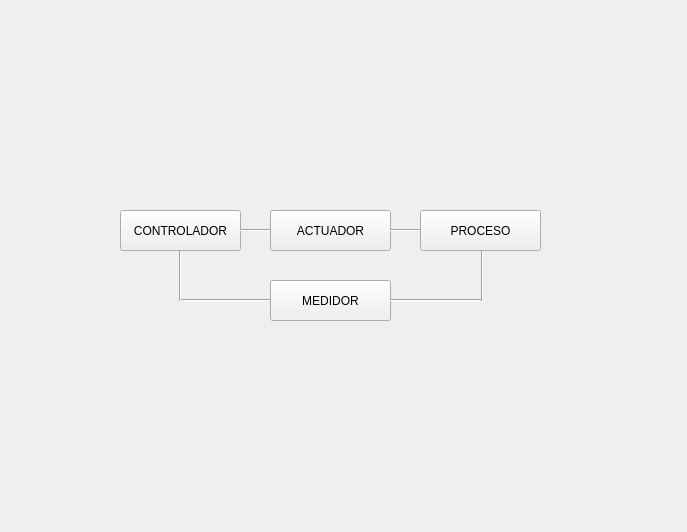
<?xml version="1.0" encoding="UTF-8"?>
<ui version="4.0">
 <class>Form</class>
 <widget class="QWidget" name="Form">
  <property name="geometry">
   <rect>
    <x>0</x>
    <y>0</y>
    <width>687</width>
    <height>532</height>
   </rect>
  </property>
  <property name="windowTitle">
   <string>Form</string>
  </property>
  <widget class="QPushButton" name="pushButton">
   <property name="geometry">
    <rect>
     <x>120</x>
     <y>210</y>
     <width>121</width>
     <height>41</height>
    </rect>
   </property>
   <property name="text">
    <string>CONTROLADOR</string>
   </property>
   <property name="checkable">
    <bool>true</bool>
   </property>
  </widget>
  <widget class="QPushButton" name="pushButton_2">
   <property name="geometry">
    <rect>
     <x>270</x>
     <y>210</y>
     <width>121</width>
     <height>41</height>
    </rect>
   </property>
   <property name="text">
    <string>ACTUADOR</string>
   </property>
   <property name="checkable">
    <bool>true</bool>
   </property>
  </widget>
  <widget class="QPushButton" name="pushButton_3">
   <property name="geometry">
    <rect>
     <x>420</x>
     <y>210</y>
     <width>121</width>
     <height>41</height>
    </rect>
   </property>
   <property name="text">
    <string>PROCESO</string>
   </property>
   <property name="checkable">
    <bool>true</bool>
   </property>
  </widget>
  <widget class="QPushButton" name="pushButton_4">
   <property name="geometry">
    <rect>
     <x>270</x>
     <y>280</y>
     <width>121</width>
     <height>41</height>
    </rect>
   </property>
   <property name="text">
    <string>MEDIDOR</string>
   </property>
   <property name="checkable">
    <bool>true</bool>
   </property>
  </widget>
  <widget class="Line" name="line">
   <property name="geometry">
    <rect>
     <x>240</x>
     <y>210</y>
     <width>31</width>
     <height>41</height>
    </rect>
   </property>
   <property name="orientation">
    <enum>Qt::Horizontal</enum>
   </property>
  </widget>
  <widget class="Line" name="line_2">
   <property name="geometry">
    <rect>
     <x>390</x>
     <y>210</y>
     <width>31</width>
     <height>41</height>
    </rect>
   </property>
   <property name="orientation">
    <enum>Qt::Horizontal</enum>
   </property>
  </widget>
  <widget class="Line" name="line_3">
   <property name="geometry">
    <rect>
     <x>390</x>
     <y>280</y>
     <width>91</width>
     <height>41</height>
    </rect>
   </property>
   <property name="orientation">
    <enum>Qt::Horizontal</enum>
   </property>
  </widget>
  <widget class="Line" name="line_4">
   <property name="geometry">
    <rect>
     <x>180</x>
     <y>280</y>
     <width>91</width>
     <height>41</height>
    </rect>
   </property>
   <property name="orientation">
    <enum>Qt::Horizontal</enum>
   </property>
  </widget>
  <widget class="Line" name="line_5">
   <property name="geometry">
    <rect>
     <x>422</x>
     <y>250</y>
     <width>121</width>
     <height>51</height>
    </rect>
   </property>
   <property name="orientation">
    <enum>Qt::Vertical</enum>
   </property>
  </widget>
  <widget class="Line" name="line_6">
   <property name="geometry">
    <rect>
     <x>120</x>
     <y>250</y>
     <width>121</width>
     <height>51</height>
    </rect>
   </property>
   <property name="orientation">
    <enum>Qt::Vertical</enum>
   </property>
  </widget>
 </widget>
 <resources/>
 <connections/>
</ui>
